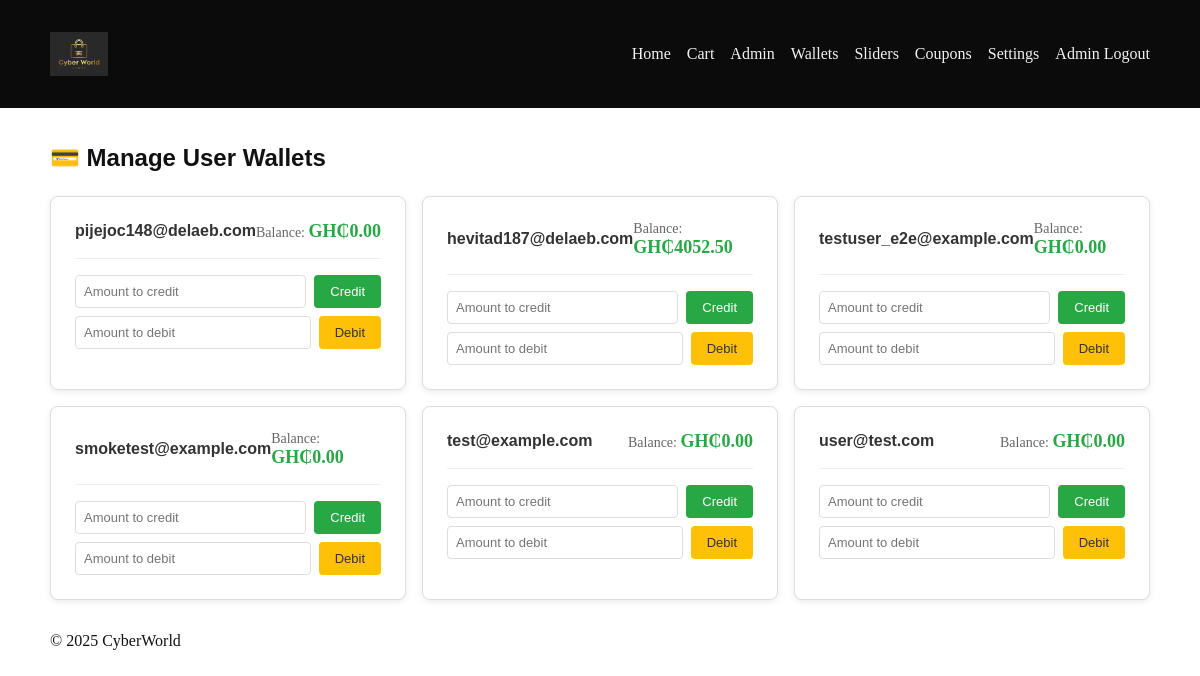
The app's page /admin/wallets (signed in) with its own data.
### app.py (models this page shows, shortened)
class Settings(db.Model):
    id = db.Column(db.Integer, primary_key=True)
    logo_image = db.Column(db.String(300), default='/static/images/logo.svg')
    banner1_image = db.Column(db.String(300), default='/static/images/ads1.svg')
    banner2_image = db.Column(db.String(300), default='/static/images/ads2.svg')
    bg_image = db.Column(db.String(300), default='/static/images/product-bg.svg')
    primary_font = db.Column(db.String(100), default='Arial, sans-serif')
    secondary_font = db.Column(db.String(100), default='Verdana, sans-serif')
    primary_color = db.Column(db.String(7), default='#27ae60')
    secondary_color = db.Column(db.String(7), default='#2c3e50')
    updated_at = db.Column(db.DateTime, default=lambda: __import__('datetime').datetime.utcnow(), onupdate=lambda: __import__('datetime').datetime.utcnow())

class User(UserMixin, db.Model):
    id = db.Column(db.Integer, primary_key=True)
    email = db.Column(db.String(120), unique=True, nullable=False)
    password_hash = db.Column(db.String(200), nullable=False)
    wallet = db.relationship('Wallet', uselist=False, backref='user', cascade='all, delete-orphan')

class Wallet(db.Model):
    id = db.Column(db.Integer, primary_key=True)
    user_id = db.Column(db.Integer, db.ForeignKey('user.id'), nullable=False)
    balance = db.Column(db.Numeric(10, 2), default=0.0, nullable=False)
    created_at = db.Column(db.DateTime, default=lambda: __import__('datetime').datetime.utcnow())
    updated_at = db.Column(db.DateTime, default=lambda: __import__('datetime').datetime.utcnow(), onupdate=lambda: __import__('datetime').datetime.utcnow())

### app.py (the view)
@app.route('/admin/wallets')
@login_required
def admin_wallets():
    if not hasattr(current_user, 'username'):
        flash('Admin access required.', 'danger')
        return redirect(url_for('index'))
    users = User.query.all()
    return render_template('admin_wallets.html', users=users)

### app.py (called while the page is built)
@login_manager.user_loader
def load_user(user_id):
    try:
        user_id = int(user_id)
        admin = AdminUser.query.get(user_id)
        if admin:
            return admin
        customer = User.query.get(user_id)
        if customer:
            return customer
    except Exception:
        pass
    return None

def get_settings():
    settings = Settings.query.first()
    if not settings:
        settings = Settings()
        db.session.add(settings)
        db.session.commit()
    return settings

@app.context_processor
def inject_now():
    from datetime import datetime
    settings = get_settings()
    return {"now": datetime.utcnow(), "PAYSTACK_PUBLIC": PAYSTACK_PUBLIC, "settings": settings}

### templates/admin_wallets.html (shortened to what this page needs)
{% extends 'base.html' %}
{% block content %}
<div class="admin-container">
  <h2>💳 Manage User Wallets</h2>
  {% if users %}
    <div class="wallets-list">
      {% for user in users %}
      <div class="wallet-card">
        <div class="wallet-header">
          <h3>{{ user.email }}</h3>
          <span class="balance">Balance: <strong>GH₵{{ user.wallet.balance if user.wallet else '0.00' }}</strong></span>
        </div>
        <div class="wallet-actions">
          <form action="/admin/wallet/credit/{{ user.id }}" method="post" class="inline-form">
            <input type="number" name="amount" step="0.01" min="0" placeholder="Amount to credit" required />
            <button type="submit" class="btn btn-success">Credit</button>
          </form>
          <form action="/admin/wallet/debit/{{ user.id }}" method="post" class="inline-form">
            <input type="number" name="amount" step="0.01" min="0" placeholder="Amount to debit" required />
            <button type="submit" class="btn btn-warning">Debit</button>
          </form>
        </div>
      </div>
      {% endfor %}
    </div>
  {% else %}
    <p style="text-align: center; padding: 2rem; color: #666;">No users found.</p>
  {% endif %}
</div>
{% endblock %}

### templates/base.html (shortened to what this page needs)
<!doctype html>
<html lang="en">
  <head>
    <link rel="stylesheet" href="/static/css/style.css">
  </head>
  <body>
    <header class="site-header">
      <div class="container">
        <div class="brand">
          <a href="/" class="logo-link">
            <img src="{{ settings.logo_image }}" alt="CyberWorld" class="logo-img" />
          </a>
        </div>
        <nav class="main-nav">
          <a href="/">Home</a>
          <a href="/cart">Cart</a>
          {% if current_user.is_authenticated %}
            {% if current_user.username is defined %}
              <a href="/admin">Admin</a>
              <a href="/admin/wallets">Wallets</a>
              <a href="/admin/sliders">Sliders</a>
              <a href="/admin/coupons">Coupons</a>
              <a href="/admin/settings">Settings</a>
              <a href="/admin/logout">Admin Logout</a>
            {% else %}
              <span style="margin-left: 1rem; color: #fff;">{{ current_user.email }}</span>
              <a href="/logout">Logout</a>
            {% endif %}
          {% else %}
            <a href="/register">Register</a>
            <a href="/login">Customer Login</a>
            <a href="/admin/login">Admin</a>
          {% endif %}
        </nav>
      </div>
    </header>
    <main class="container">
      {% block content %}{% endblock %}
    </main>
    <footer class="site-footer">
      <div class="container">© {{ now.year }} CyberWorld</div>
    </footer>
  </body>
</html>

### static/css/style.css (style rules this page uses)
body { font-family: system-ui, -apple-system, 'Segoe UI', Roboto, Arial; margin:0; color:#111; }
.container { max-width: 1100px; margin: 0 auto; padding: 1rem; }
.site-header { background: #0b0b0b; color: #fff; padding: 1rem 0; }
.site-header .container { display:flex; justify-content:space-between; align-items:center; }
.site-header a { color: inherit; text-decoration: none; }
.btn { display:inline-block; padding: .4rem .8rem; border-radius:6px; background:#111; color:#fff; text-decoration:none; border:none; cursor:pointer; }
.logo-img { height:44px; display:block; }
.site-header .main-nav { display:flex; gap:1rem; align-items:center; }
.site-header .main-nav a { color: #fff; opacity: 0.95; }

### templates/admin_wallets.html (style rules this page uses)
.wallets-list { display: grid; grid-template-columns: repeat(auto-fill, minmax(350px, 1fr)); gap: 1rem; margin-top: 1.5rem; }
.wallet-card { background: #fff; border: 1px solid #ddd; border-radius: 8px; padding: 1.5rem; box-shadow: 0 2px 6px rgba(0,0,0,0.08); }
.wallet-header { display: flex; justify-content: space-between; align-items: center; margin-bottom: 1rem; border-bottom: 1px solid #eee; padding-bottom: 1rem; }
.wallet-header h3 { margin: 0; font-size: 16px; color: #333; }
.balance { font-size: 14px; color: #666; }
.balance strong { color: #28a745; font-size: 18px; }
.wallet-actions { display: flex; gap: 0.5rem; flex-wrap: wrap; }
.inline-form { display: flex; gap: 0.5rem; flex: 1; min-width: 250px; }
.inline-form input { flex: 1; padding: 0.5rem; border: 1px solid #ddd; border-radius: 4px; font-size: 13px; }
.inline-form button { padding: 0.5rem 1rem; font-size: 13px; }
.btn-success { background-color: #28a745; color: white; border: none; border-radius: 4px; cursor: pointer; padding: 0.5rem 1rem; }
.btn-warning { background-color: #ffc107; color: #333; border: none; border-radius: 4px; cursor: pointer; padding: 0.5rem 1rem; }

### records on screen
Settings: logo_image (picture)
User: email "pijejoc148@delaeb.com", wallet "0.00"
User: email "hevitad187@delaeb.com", wallet "4052.50"
User: email "testuser_e2e@example.com", wallet "0.00"
User: email "smoketest@example.com", wallet "0.00"
User: email "test@example.com", wallet "0.00"
User: email "user@test.com", wallet "0.00"
